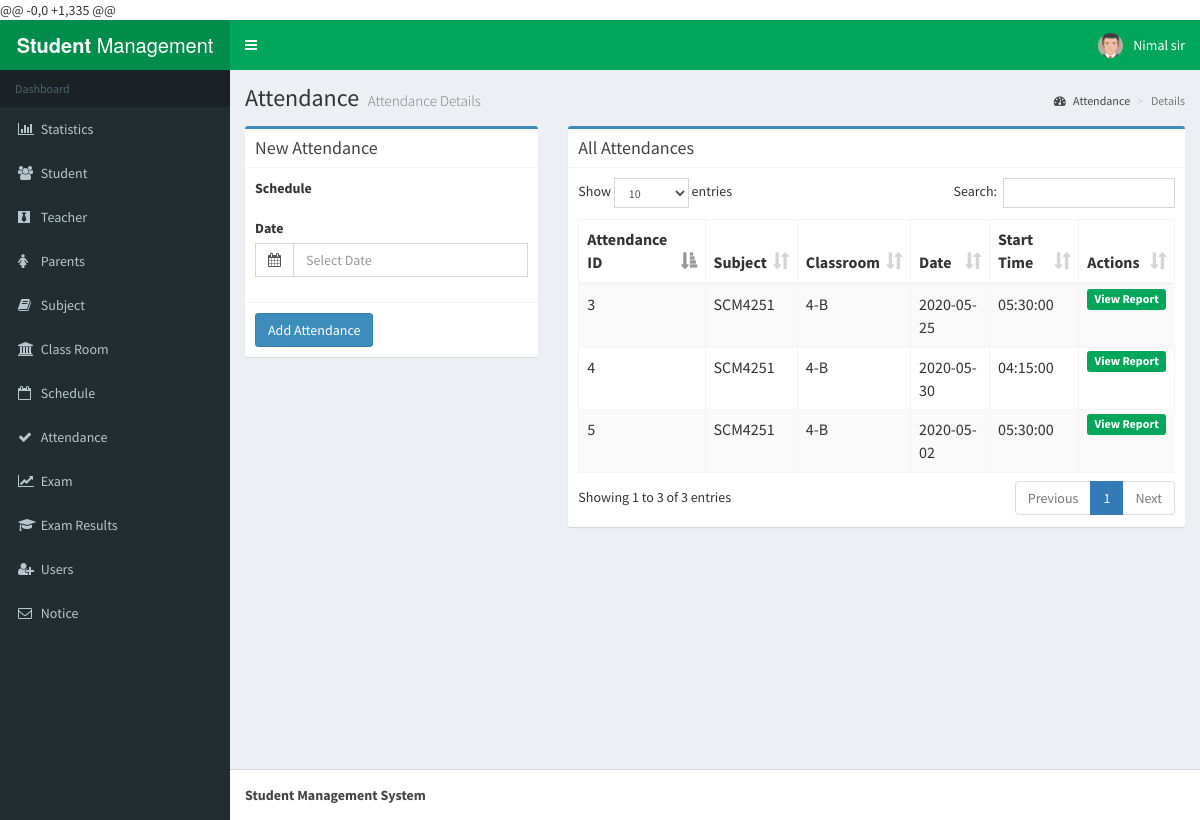
Page /attendance.php (signed in) on the committed database.
### tables this page shows
CREATE TABLE `attendance` (
  `sid` int(10) NOT NULL,
  `date` date NOT NULL,
  `aid` int(10) NOT NULL
);

CREATE TABLE `schedule` (
  `id` int(11) NOT NULL,
  `subject` varchar(50) NOT NULL,
  `teacher` varchar(50) NOT NULL,
  `day` varchar(50) NOT NULL,
  `stime` time NOT NULL,
  `class` varchar(50) NOT NULL,
  `etime` time NOT NULL
);

### attendance.php (the view, shortened to what this page needs)
<?php session_start();
include_once 'database.php';
?>
<!DOCTYPE html>
<html>
<head>
  <link rel="stylesheet" href="bower_components/bootstrap/dist/css/bootstrap.min.css">
  <link rel="stylesheet" href="bower_components/font-awesome/css/font-awesome.min.css">
  <link rel="stylesheet" href="bower_components/Ionicons/css/ionicons.min.css">
    <link rel="stylesheet" href="bower_components/datatables.net-bs/css/dataTables.bootstrap.min.css">
  <link rel="stylesheet" href="bower_components/bootstrap-daterangepicker/daterangepicker.css">
    <link rel="stylesheet" href="plugins/timepicker/bootstrap-timepicker.min.css">
  <link rel="stylesheet" href="bower_components/bootstrap-datepicker/dist/css/bootstrap-datepicker.min.css">
  <link rel="stylesheet" href="bower_components/select2/dist/css/select2.min.css">
  <link rel="stylesheet" href="dist/css/AdminLTE.min.css">
  <link rel="stylesheet" href="dist/css/skins/_all-skins.min.css">
</head>
<body class="hold-transition skin-green sidebar-mini">
<div class="wrapper">
 <?php include_once 'header.php'; ?>
  <?php include_once 'sidebar.php'; ?>
  <div class="content-wrapper">
    <section class="content-header">
      <h1>
        Attendance
        <small>Attendance Details</small>
      </h1>
      <ol class="breadcrumb">
        <li><a href="#"><i class="fa fa-dashboard"></i> Attendance</a></li>
        <li class="active">Details</li>
      </ol>
    </section>
    <section class="content">
 <div class="row">
 <div class="col-xs-4">
          <div class="box box-primary">
            <div class="box-header with-border">
              <h3 class="box-title">New Attendance</h3>
            </div>
            <form role="form" method="POST" >
              <div class="box-body">
                <div class="form-group">
                <label>Schedule</label>
                </div>
                 <div class="form-group">
                <label>Date</label>
                <div class="input-group date">
                  <div class="input-group-addon">
                    <i class="fa fa-calendar"></i>
                  </div>
                  <input type="text" name='date' class="form-control pull-right" id="datepicker" placeholder="Select Date">
                </div>
                </div>
              </div>
              <div class="box-footer">
                <button type="submit" name="submit" value="submit" class="btn btn-primary">Add Attendance</button>
              </div>
            </form>
          </div></div>
          <div class="col-xs-8">
          <div class="box box-primary">
            <div class="box-header with-border">
              <h3 class="box-title">All Attendances</h3>
            </div>
            <div class="box-body">
              <table id="example1" class="table table-bordered table-striped">
                <thead>
                <tr>
                  <th>Attendance ID</th>
                  <th>Subject</th>
                  <th>Classroom</th>
                  <th>Date</th>
                  <th>Start Time</th>
                  <th>Actions</th>
                </tr>
                </thead>
                <tbody>
                  <?php
                  $sql = "SELECT attendance.aid,attendance.date,schedule.subject,schedule.class,schedule.stime FROM attendance,schedule where attendance.sid=schedule.id";
                  $result = $conn->query($sql);
                  if ($result->num_rows > 0) {
                     while($row = $result->fetch_assoc()) {
                      echo "<tr><td> " . $row["aid"]. " </td><td> " . $row["subject"]." </td><td> " . $row["class"]." </td><td> " . $row["date"]. "</td><td>" . $row["stime"]. "</td>
                      <td><a href='attendancelist.php?aid=". $row["aid"]."&class=". $row["class"]."&stime=". $row["stime"]."&date=". $row["date"]."&subject=". $row["subject"]."'><small class='label  bg-green'>View Report</small></a></td></tr>";
                       }
                                  }
                  ?>
                </tbody>
              </table>
            </div>
          </div>
          </div>
        </div>
    </section>
  </div>
 <?php include_once 'footer.php'; ?>
</div>
</body>
</html>

### rows in the picture
attendance: aid "3", schedule.subject "SCM4251", schedule.class "4-B", date "2020-05-25", schedule.stime "05:30:00"
attendance: aid "4", schedule.subject "SCM4251", schedule.class "4-B", date "2020-05-30", schedule.stime "04:15:00"
attendance: aid "5", schedule.subject "SCM4251", schedule.class "4-B", date "2020-05-02", schedule.stime "05:30:00"

### other values in the picture
$_SESSION['user'] "Nimal sir"
